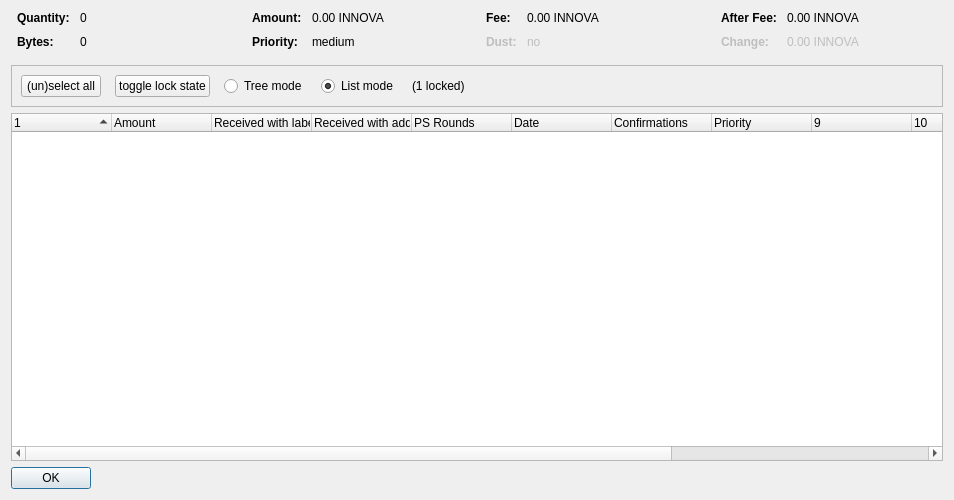
<?xml version="1.0" encoding="UTF-8"?>
<ui version="4.0">
 <class>CoinControlDialog</class>
 <widget class="QDialog" name="CoinControlDialog">
  <property name="geometry">
   <rect>
    <x>0</x>
    <y>0</y>
    <width>954</width>
    <height>500</height>
   </rect>
  </property>
  <property name="windowTitle">
   <string>Coin Selection</string>
  </property>
  <layout class="QVBoxLayout" name="verticalLayout">
   <item>
    <layout class="QHBoxLayout" name="horizontalLayoutTop" stretch="0,0,0,0">
     <property name="topMargin">
      <number>0</number>
     </property>
     <property name="bottomMargin">
      <number>10</number>
     </property>
     <item>
      <layout class="QFormLayout" name="formLayoutCoinControl1">
       <property name="horizontalSpacing">
        <number>10</number>
       </property>
       <property name="verticalSpacing">
        <number>10</number>
       </property>
       <property name="leftMargin">
        <number>6</number>
       </property>
       <property name="rightMargin">
        <number>6</number>
       </property>
       <item row="0" column="0">
        <widget class="QLabel" name="labelCoinControlQuantityText">
         <property name="font">
          <font>
           <weight>75</weight>
           <bold>true</bold>
          </font>
         </property>
         <property name="text">
          <string>Quantity:</string>
         </property>
        </widget>
       </item>
       <item row="0" column="1">
        <widget class="QLabel" name="labelCoinControlQuantity">
         <property name="cursor">
          <cursorShape>IBeamCursor</cursorShape>
         </property>
         <property name="contextMenuPolicy">
          <enum>Qt::ActionsContextMenu</enum>
         </property>
         <property name="text">
          <string notr="true">0</string>
         </property>
         <property name="textInteractionFlags">
          <set>Qt::LinksAccessibleByMouse|Qt::TextSelectableByKeyboard|Qt::TextSelectableByMouse</set>
         </property>
        </widget>
       </item>
       <item row="1" column="0">
        <widget class="QLabel" name="labelCoinControlBytesText">
         <property name="font">
          <font>
           <weight>75</weight>
           <bold>true</bold>
          </font>
         </property>
         <property name="text">
          <string>Bytes:</string>
         </property>
        </widget>
       </item>
       <item row="1" column="1">
        <widget class="QLabel" name="labelCoinControlBytes">
         <property name="cursor">
          <cursorShape>IBeamCursor</cursorShape>
         </property>
         <property name="contextMenuPolicy">
          <enum>Qt::ActionsContextMenu</enum>
         </property>
         <property name="text">
          <string notr="true">0</string>
         </property>
         <property name="textInteractionFlags">
          <set>Qt::LinksAccessibleByMouse|Qt::TextSelectableByKeyboard|Qt::TextSelectableByMouse</set>
         </property>
        </widget>
       </item>
      </layout>
     </item>
     <item>
      <layout class="QFormLayout" name="formLayoutCoinControl2">
       <property name="horizontalSpacing">
        <number>10</number>
       </property>
       <property name="verticalSpacing">
        <number>10</number>
       </property>
       <property name="leftMargin">
        <number>6</number>
       </property>
       <property name="rightMargin">
        <number>6</number>
       </property>
       <item row="0" column="0">
        <widget class="QLabel" name="labelCoinControlAmountText">
         <property name="font">
          <font>
           <weight>75</weight>
           <bold>true</bold>
          </font>
         </property>
         <property name="text">
          <string>Amount:</string>
         </property>
        </widget>
       </item>
       <item row="0" column="1">
        <widget class="QLabel" name="labelCoinControlAmount">
         <property name="cursor">
          <cursorShape>IBeamCursor</cursorShape>
         </property>
         <property name="contextMenuPolicy">
          <enum>Qt::ActionsContextMenu</enum>
         </property>
         <property name="text">
          <string notr="true">0.00 INNOVA</string>
         </property>
         <property name="textInteractionFlags">
          <set>Qt::LinksAccessibleByMouse|Qt::TextSelectableByKeyboard|Qt::TextSelectableByMouse</set>
         </property>
        </widget>
       </item>
       <item row="1" column="0">
        <widget class="QLabel" name="labelCoinControlPriorityText">
         <property name="font">
          <font>
           <weight>75</weight>
           <bold>true</bold>
          </font>
         </property>
         <property name="text">
          <string>Priority:</string>
         </property>
        </widget>
       </item>
       <item row="1" column="1">
        <widget class="QLabel" name="labelCoinControlPriority">
         <property name="cursor">
          <cursorShape>IBeamCursor</cursorShape>
         </property>
         <property name="contextMenuPolicy">
          <enum>Qt::ActionsContextMenu</enum>
         </property>
         <property name="text">
          <string>medium</string>
         </property>
         <property name="textInteractionFlags">
          <set>Qt::LinksAccessibleByMouse|Qt::TextSelectableByKeyboard|Qt::TextSelectableByMouse</set>
         </property>
        </widget>
       </item>
      </layout>
     </item>
     <item>
      <layout class="QFormLayout" name="formLayoutCoinControl3">
       <property name="horizontalSpacing">
        <number>10</number>
       </property>
       <property name="verticalSpacing">
        <number>10</number>
       </property>
       <property name="leftMargin">
        <number>6</number>
       </property>
       <property name="rightMargin">
        <number>6</number>
       </property>
       <item row="0" column="0">
        <widget class="QLabel" name="labelCoinControlFeeText">
         <property name="font">
          <font>
           <weight>75</weight>
           <bold>true</bold>
          </font>
         </property>
         <property name="text">
          <string>Fee:</string>
         </property>
        </widget>
       </item>
       <item row="0" column="1">
        <widget class="QLabel" name="labelCoinControlFee">
         <property name="cursor">
          <cursorShape>IBeamCursor</cursorShape>
         </property>
         <property name="contextMenuPolicy">
          <enum>Qt::ActionsContextMenu</enum>
         </property>
         <property name="text">
          <string notr="true">0.00 INNOVA</string>
         </property>
         <property name="textInteractionFlags">
          <set>Qt::LinksAccessibleByMouse|Qt::TextSelectableByKeyboard|Qt::TextSelectableByMouse</set>
         </property>
        </widget>
       </item>
       <item row="1" column="0">
        <widget class="QLabel" name="labelCoinControlLowOutputText">
         <property name="enabled">
          <bool>false</bool>
         </property>
         <property name="font">
          <font>
           <weight>75</weight>
           <bold>true</bold>
          </font>
         </property>
         <property name="text">
          <string>Dust:</string>
         </property>
        </widget>
       </item>
       <item row="1" column="1">
        <widget class="QLabel" name="labelCoinControlLowOutput">
         <property name="enabled">
          <bool>false</bool>
         </property>
         <property name="cursor">
          <cursorShape>IBeamCursor</cursorShape>
         </property>
         <property name="contextMenuPolicy">
          <enum>Qt::ActionsContextMenu</enum>
         </property>
         <property name="text">
          <string>no</string>
         </property>
         <property name="textInteractionFlags">
          <set>Qt::LinksAccessibleByMouse|Qt::TextSelectableByKeyboard|Qt::TextSelectableByMouse</set>
         </property>
        </widget>
       </item>
      </layout>
     </item>
     <item>
      <layout class="QFormLayout" name="formLayoutCoinControl4">
       <property name="horizontalSpacing">
        <number>10</number>
       </property>
       <property name="verticalSpacing">
        <number>10</number>
       </property>
       <property name="leftMargin">
        <number>6</number>
       </property>
       <property name="rightMargin">
        <number>6</number>
       </property>
       <item row="0" column="0">
        <widget class="QLabel" name="labelCoinControlAfterFeeText">
         <property name="font">
          <font>
           <weight>75</weight>
           <bold>true</bold>
          </font>
         </property>
         <property name="text">
          <string>After Fee:</string>
         </property>
        </widget>
       </item>
       <item row="0" column="1">
        <widget class="QLabel" name="labelCoinControlAfterFee">
         <property name="cursor">
          <cursorShape>IBeamCursor</cursorShape>
         </property>
         <property name="contextMenuPolicy">
          <enum>Qt::ActionsContextMenu</enum>
         </property>
         <property name="text">
          <string notr="true">0.00 INNOVA</string>
         </property>
         <property name="textInteractionFlags">
          <set>Qt::LinksAccessibleByMouse|Qt::TextSelectableByKeyboard|Qt::TextSelectableByMouse</set>
         </property>
        </widget>
       </item>
       <item row="1" column="0">
        <widget class="QLabel" name="labelCoinControlChangeText">
         <property name="enabled">
          <bool>false</bool>
         </property>
         <property name="font">
          <font>
           <weight>75</weight>
           <bold>true</bold>
          </font>
         </property>
         <property name="text">
          <string>Change:</string>
         </property>
        </widget>
       </item>
       <item row="1" column="1">
        <widget class="QLabel" name="labelCoinControlChange">
         <property name="enabled">
          <bool>false</bool>
         </property>
         <property name="cursor">
          <cursorShape>IBeamCursor</cursorShape>
         </property>
         <property name="contextMenuPolicy">
          <enum>Qt::ActionsContextMenu</enum>
         </property>
         <property name="text">
          <string notr="true">0.00 INNOVA</string>
         </property>
         <property name="textInteractionFlags">
          <set>Qt::LinksAccessibleByMouse|Qt::TextSelectableByKeyboard|Qt::TextSelectableByMouse</set>
         </property>
        </widget>
       </item>
      </layout>
     </item>
    </layout>
   </item>
   <item>
    <widget class="QFrame" name="frame">
     <property name="minimumSize">
      <size>
       <width>0</width>
       <height>40</height>
      </size>
     </property>
     <property name="frameShape">
      <enum>QFrame::StyledPanel</enum>
     </property>
     <property name="frameShadow">
      <enum>QFrame::Sunken</enum>
     </property>
     <layout class="QHBoxLayout" name="horizontalLayout">
      <item>
       <layout class="QHBoxLayout" name="horizontalLayoutPanel" stretch="0,0,0,0,0,0">
        <property name="spacing">
         <number>14</number>
        </property>
        <item>
         <widget class="QPushButton" name="pushButtonSelectAll">
          <property name="sizePolicy">
           <sizepolicy hsizetype="Maximum" vsizetype="Fixed">
            <horstretch>0</horstretch>
            <verstretch>0</verstretch>
           </sizepolicy>
          </property>
          <property name="text">
           <string>(un)select all</string>
          </property>
          <property name="autoDefault">
           <bool>false</bool>
          </property>
         </widget>
        </item>
        <item>
         <widget class="QPushButton" name="pushButtonToggleLock">
          <property name="sizePolicy">
           <sizepolicy hsizetype="Maximum" vsizetype="Fixed">
            <horstretch>0</horstretch>
            <verstretch>0</verstretch>
           </sizepolicy>
          </property>
          <property name="text">
           <string>toggle lock state</string>
          </property>
          <property name="autoDefault">
           <bool>false</bool>
          </property>
         </widget>
        </item>
        <item>
         <widget class="QRadioButton" name="radioTreeMode">
          <property name="sizePolicy">
           <sizepolicy hsizetype="Maximum" vsizetype="Fixed">
            <horstretch>0</horstretch>
            <verstretch>0</verstretch>
           </sizepolicy>
          </property>
          <property name="text">
           <string>Tree mode</string>
          </property>
         </widget>
        </item>
        <item>
         <widget class="QRadioButton" name="radioListMode">
          <property name="sizePolicy">
           <sizepolicy hsizetype="Maximum" vsizetype="Fixed">
            <horstretch>0</horstretch>
            <verstretch>0</verstretch>
           </sizepolicy>
          </property>
          <property name="text">
           <string>List mode</string>
          </property>
          <property name="checked">
           <bool>true</bool>
          </property>
         </widget>
        </item>
        <item>
         <widget class="QLabel" name="labelLocked">
          <property name="text">
           <string>(1 locked)</string>
          </property>
         </widget>
        </item>
        <item>
         <spacer name="horizontalSpacer">
          <property name="orientation">
           <enum>Qt::Horizontal</enum>
          </property>
          <property name="sizeHint" stdset="0">
           <size>
            <width>40</width>
            <height>20</height>
           </size>
          </property>
         </spacer>
        </item>
       </layout>
      </item>
     </layout>
    </widget>
   </item>
   <item>
    <widget class="CoinControlTreeWidget" name="treeWidget">
     <property name="contextMenuPolicy">
      <enum>Qt::CustomContextMenu</enum>
     </property>
     <property name="sortingEnabled">
      <bool>false</bool>
     </property>
     <property name="columnCount">
      <number>13</number>
     </property>
     <attribute name="headerShowSortIndicator" stdset="0">
      <bool>true</bool>
     </attribute>
     <attribute name="headerStretchLastSection">
      <bool>false</bool>
     </attribute>
     <column>
      <property name="text">
       <string/>
      </property>
     </column>
     <column>
      <property name="text">
       <string>Amount</string>
      </property>
     </column>
     <column>
      <property name="text">
       <string>Received with label</string>
      </property>
     </column>
     <column>
      <property name="text">
       <string>Received with address</string>
      </property>
     </column>
     <column>
      <property name="text">
       <string>PS Rounds</string>
      </property>
     </column>
     <column>
      <property name="text">
       <string>Date</string>
      </property>
     </column>
     <column>
      <property name="text">
       <string>Confirmations</string>
      </property>
      <property name="toolTip">
       <string>Confirmed</string>
      </property>
     </column>
     <column>
      <property name="text">
       <string>Priority</string>
      </property>
     </column>
     <column>
      <property name="text">
       <string/>
      </property>
     </column>
     <column>
      <property name="text">
       <string/>
      </property>
     </column>
     <column>
      <property name="text">
       <string/>
      </property>
     </column>
     <column>
      <property name="text">
       <string/>
      </property>
     </column>
     <column>
      <property name="text">
       <string/>
      </property>
     </column>
    </widget>
   </item>
   <item>
    <widget class="QDialogButtonBox" name="buttonBox">
     <property name="sizePolicy">
      <sizepolicy hsizetype="Maximum" vsizetype="Fixed">
       <horstretch>0</horstretch>
       <verstretch>0</verstretch>
      </sizepolicy>
     </property>
     <property name="orientation">
      <enum>Qt::Horizontal</enum>
     </property>
     <property name="standardButtons">
      <set>QDialogButtonBox::Ok</set>
     </property>
    </widget>
   </item>
  </layout>
 </widget>
 <customwidgets>
  <customwidget>
   <class>CoinControlTreeWidget</class>
   <extends>QTreeWidget</extends>
   <header>coincontroltreewidget.h</header>
  </customwidget>
 </customwidgets>
 <resources/>
 <connections/>
</ui>
